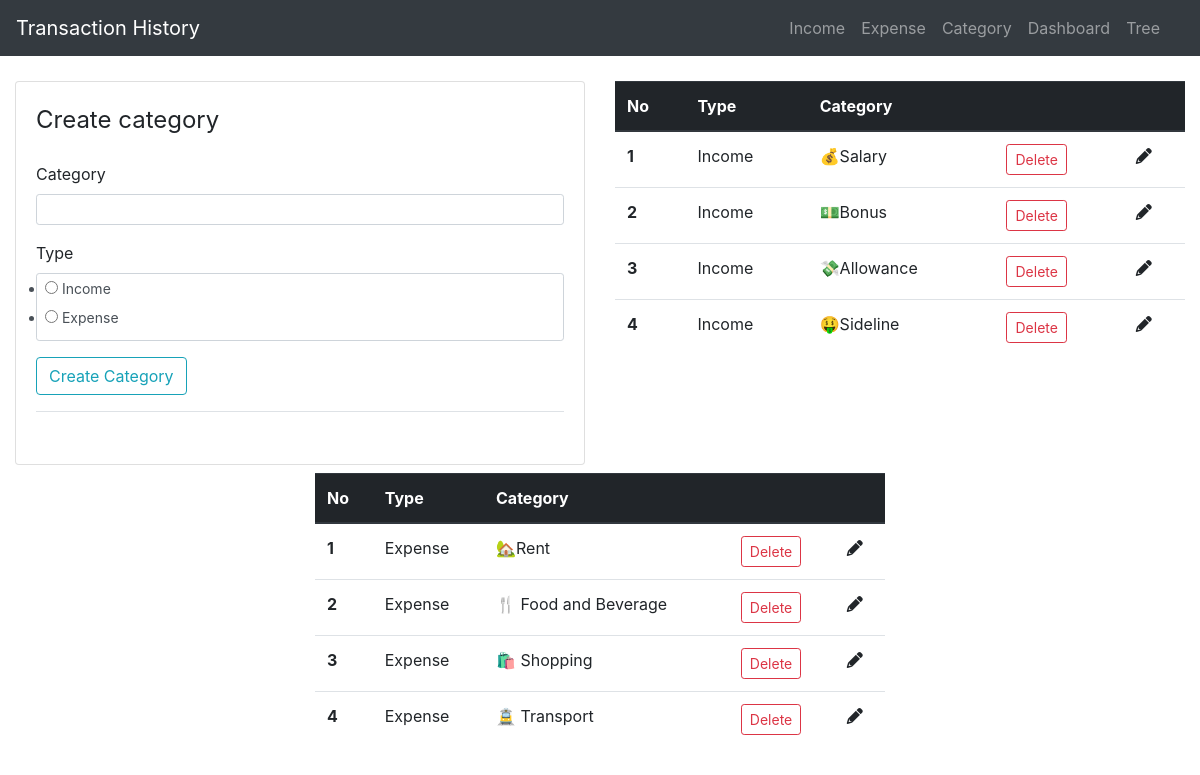
Page /category on the earlier database version.
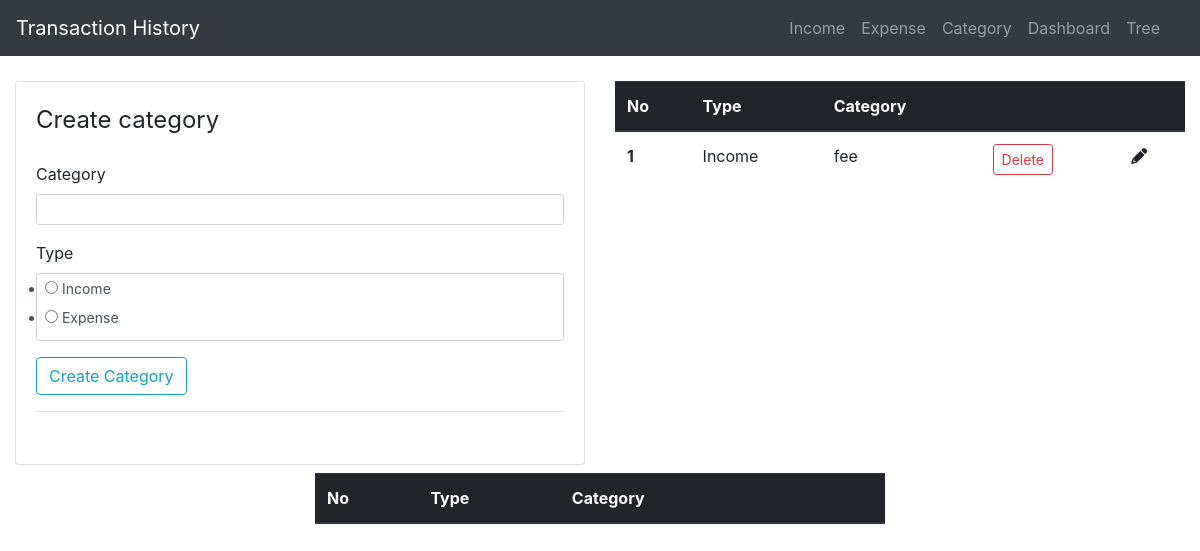
Same page on the later database version.
### application/models.py (models this page shows, shortened)
class category(db.Model):
    id = db.Column(db.Integer, primary_key=True)
    type = db.Column(db.String(20), nullable=False)
    category = db.Column(db.String(20), nullable=False)

### application/routes.py (the view)
@app.route('/category', methods = ["POST", "GET"])
def categoryy():
    form = create_categoryFrom()
    if form.validate_on_submit():
        entry = category(category=form.category.data, type=form.type.data)
        db.session.add(entry)
        db.session.commit()
        return redirect(url_for('categoryy'))
    income = db.session.query(category.category, category.type).filter(category.type == 'Income').all()
    expense = db.session.query(category.category, category.type).filter(category.type == 'Expense').all()
    return render_template('category.html', title="Create Category", form=form, income=income, expense=expense)

### application/form.py
class create_categoryFrom(FlaskForm):
    category = StringField('Category',validators = [DataRequired()])
    type =RadioField('Type', choices=[
        ('Income', 'Income'),
        ('Expense', 'Expense')
        ])
    submit = SubmitField('Create Category')

### application/templates/category.html (shortened to what this page needs)
{% extends 'layout.html' %}
{% block content %}
<head>
    <link rel="stylesheet" href="https://cdnjs.cloudflare.com/ajax/libs/font-awesome/6.0.0-beta3/css/all.min.css">
</head>
    <div class="col-xs-10 col-sm-6 col-md-6 ml-auto mr-auto">
        <div class="card card-style mb-2">
            <div class="card-body">
                <form action="" method="POST">
                    <fieldset class="form-group">
                            <legend class="mb-4">Create category</legend>
                        <div class="form-group">
                            {{ form.category.label(class = "form-control-label") }}
                            {{ form.category(class = "form-control form-control-sm") }}
                        </div>
                        <div class="form-group">
                            {{ form.type.label(class = "form-control-label") }}
                            {{ form.type(class = "form-control form-control-sm") }}
                        </div>
                        <div class="form-group border-bottom pb-3">
                            {{ form.submit(class="btn btn-outline-info")}}
                        </div>
                    </fieldset>
                </form>
            </div>
        </div>
    </div>
    <div class="col-xs-10 col-sm-6 col-md-6 ml-auto mr-auto">
        <table class="table">
            <thead class="thead-dark">
                <tr>
                    <th scope="col">No</th>
                    <th scope="col">Type</th>
                    <th scope="col">Category</th>
                    <th scope="col"></th>
                    <th scope="col"></th>
                </tr>
            </thead>
            <tbody>
                {% for entry in income %}
                        <tr>
                            <th scope="row">{{loop.index}}</th>
                            <td>{{entry.type}}</td>
                            <td>{{entry.category }}</td>
                            <td><a href="{{ url_for('delete_category', entry_category = entry.category, next=url_for('categoryy') ) }}"  class="btn btn-outline-danger btn-sm">Delete</a></td>
                            <td><a class="edit" title="Edit" data-toggle="tooltip" id="1"><i class="fa fa-pencil"></i></a></td>
                        </tr>
                {% endfor %}
            </tbody>
        </table>
    </div>
    <div class="col-xs-10 col-sm-6 col-md-6 ml-auto mr-auto">
        <table class="table">
            <thead class="thead-dark">
                <tr>
                    <th scope="col">No</th>
                    <th scope="col">Type</th>
                    <th scope="col">Category</th>
                    <th scope="col"></th>
                    <th scope="col"></th>
                </tr>
            </thead>
            <tbody>
                {% for entry in expense %}
                        <tr>
                            <th scope="row">{{loop.index}}</th>
                            <td>{{entry.type}}</td>
                            <td>{{entry.category }}</td>
                            <td><a href="{{ url_for('delete_category', entry_category = entry.category, next=url_for('categoryy') ) }}"  class="btn btn-outline-danger btn-sm">Delete</a></td>
                            <td><a class="edit" title="Edit" data-toggle="tooltip" id="1"><i class="fa fa-pencil"></i></a></td>
                        </tr>
                {% endfor %}
            </tbody>
        </table>
    </div>
{% endblock %}

Differences in the rows shown:
removed category: type "Income", category "💵Bonus", shown under "Create category"
removed category: type "Income", category "💸Allowance", shown under "Create category"
removed category: type "Income", category "🤑Sideline", shown under "Create category"
removed category: type "Expense", category "🏡Rent"
removed category: type "Expense", category "🍴 Food and Beverage"
removed category: type "Expense", category "🛍️ Shopping"
removed category: type "Expense", category "🚊 Transport"
changed category "Income": category "💰Salary" → "fee"
